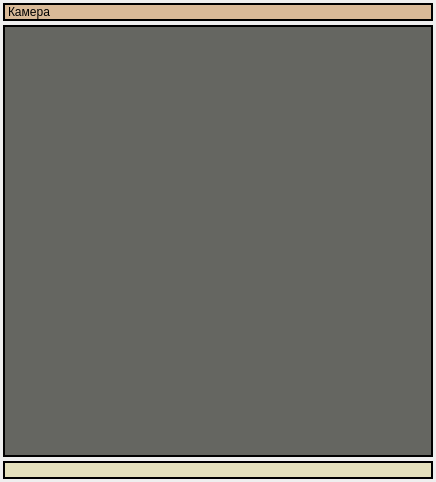
<?xml version="1.0" encoding="UTF-8"?>
<ui version="4.0">
 <class>WidgetProcessingImage</class>
 <widget class="QWidget" name="WidgetProcessingImage">
  <property name="geometry">
   <rect>
    <x>0</x>
    <y>0</y>
    <width>436</width>
    <height>482</height>
   </rect>
  </property>
  <property name="windowTitle">
   <string>Form</string>
  </property>
  <property name="styleSheet">
   <string notr="true">/* ---------------------------------------------------------------------------

    WARNING! File created programmatically. All changes made in this file will be lost!

    Created by the qtsass compiler v0.3.0

    The definitions are in the &quot;qdarkstyle.qss._styles.scss&quot; module

--------------------------------------------------------------------------- */
/* Light Style - QDarkStyleSheet ------------------------------------------ */
/*

See Qt documentation:

  - https://doc.qt.io/qt-5/stylesheet.html
  - https://doc.qt.io/qt-5/stylesheet-reference.html
  - https://doc.qt.io/qt-5/stylesheet-examples.html

--------------------------------------------------------------------------- */
/* Reset elements ------------------------------------------------------------

Resetting everything helps to unify styles across different operating systems

--------------------------------------------------------------------------- */
* {
  padding: 0px;
  margin: 0px;
  border: 0px;
  border-style: none;
  border-image: none;
  outline: 0;
}

/* specific reset for elements inside QToolBar */
QToolBar * {
  margin: 0px;
  padding: 0px;
}

/* QWidget ----------------------------------------------------------------

--------------------------------------------------------------------------- */
QWidget {
	/*background-color: #19232D;*/
	
	background-color: rgb(46, 65, 83);

  border: 0px solid #455364;
  padding: 0px;
  color: #E0E1E3;
  selection-background-color: #346792;
  selection-color: #E0E1E3;
}

QWidget:disabled {
  background-color: #19232D;
  color: #9DA9B5;
  selection-background-color: #26486B;
  selection-color: #9DA9B5;
}

QWidget::item:selected {
  background-color: #346792;
}

QWidget::item:hover:!selected {
  background-color: #1A72BB;
}

/* QMainWindow ------------------------------------------------------------

This adjusts the splitter in the dock widget, not qsplitter
https://doc.qt.io/qt-5/stylesheet-examples.html#customizing-qmainwindow

--------------------------------------------------------------------------- */
QMainWindow::separator {
  background-color: #455364;
  border: 0px solid #19232D;
  spacing: 0px;
  padding: 2px;
}

QMainWindow::separator:hover {
  background-color: #60798B;
  border: 0px solid #1A72BB;
}

QMainWindow::separator:horizontal {
  width: 5px;
  margin-top: 2px;
  margin-bottom: 2px;
  image: url(&quot;:/qss_icons/dark/rc/toolbar_separator_vertical.png&quot;);
}

QMainWindow::separator:vertical {
  height: 5px;
  margin-left: 2px;
  margin-right: 2px;
  image: url(&quot;:/qss_icons/dark/rc/toolbar_separator_horizontal.png&quot;);
}

/* QToolTip ---------------------------------------------------------------

https://doc.qt.io/qt-5/stylesheet-examples.html#customizing-qtooltip

--------------------------------------------------------------------------- */
QToolTip {
  background-color: #346792;
  color: #E0E1E3;
  /* If you remove the border property, background stops working on Windows */
  border: none;
  /* Remove padding, for fix combo box tooltip */
  padding: 0px;
  /* Remove opacity, fix #174 - may need to use RGBA */
}

/* QStatusBar -------------------------------------------------------------

https://doc.qt.io/qt-5/stylesheet-examples.html#customizing-qstatusbar

--------------------------------------------------------------------------- */
QStatusBar {
  border: 1px solid #455364;
  /* Fixes Spyder #9120, #9121 */
  background: #455364;
  /* Fixes #205, white vertical borders separating items */
}

QStatusBar::item {
  border: none;
}

QStatusBar QToolTip {
  background-color: #1A72BB;
  border: 1px solid #19232D;
  color: #19232D;
  /* Remove padding, for fix combo box tooltip */
  padding: 0px;
  /* Reducing transparency to read better */
  opacity: 230;
}

QStatusBar QLabel {
  /* Fixes Spyder #9120, #9121 */
  background: transparent;
}

/* QCheckBox --------------------------------------------------------------

https://doc.qt.io/qt-5/stylesheet-examples.html#customizing-qcheckbox

--------------------------------------------------------------------------- */
QCheckBox {
  background-color: #19232D;
  color: #E0E1E3;
  spacing: 4px;
  outline: none;
  padding-top: 4px;
  padding-bottom: 4px;
}

QCheckBox:focus {
  border: none;
}

QCheckBox QWidget:disabled {
  background-color: #19232D;
  color: #9DA9B5;
}

QCheckBox::indicator {
  margin-left: 2px;
  height: 14px;
  width: 14px;
}

QCheckBox::indicator:unchecked {
  image: url(&quot;:/qss_icons/dark/rc/checkbox_unchecked.png&quot;);
}

QCheckBox::indicator:unchecked:hover, QCheckBox::indicator:unchecked:focus, QCheckBox::indicator:unchecked:pressed {
  border: none;
  image: url(&quot;:/qss_icons/dark/rc/checkbox_unchecked_focus.png&quot;);
}

QCheckBox::indicator:unchecked:disabled {
  image: url(&quot;:/qss_icons/dark/rc/checkbox_unchecked_disabled.png&quot;);
}

QCheckBox::indicator:checked {
  image: url(&quot;:/qss_icons/dark/rc/checkbox_checked.png&quot;);
}

QCheckBox::indicator:checked:hover, QCheckBox::indicator:checked:focus, QCheckBox::indicator:checked:pressed {
  border: none;
  image: url(&quot;:/qss_icons/dark/rc/checkbox_checked_focus.png&quot;);
}

QCheckBox::indicator:checked:disabled {
  image: url(&quot;:/qss_icons/dark/rc/checkbox_checked_disabled.png&quot;);
}

QCheckBox::indicator:indeterminate {
  image: url(&quot;:/qss_icons/dark/rc/checkbox_indeterminate.png&quot;);
}

QCheckBox::indicator:indeterminate:disabled {
  image: url(&quot;:/qss_icons/dark/rc/checkbox_indeterminate_disabled.png&quot;);
}

QCheckBox::indicator:indeterminate:focus, QCheckBox::indicator:indeterminate:hover, QCheckBox::indicator:indeterminate:pressed {
  image: url(&quot;:/qss_icons/dark/rc/checkbox_indeterminate_focus.png&quot;);
}

/* QGroupBox --------------------------------------------------------------

https://doc.qt.io/qt-5/stylesheet-examples.html#customizing-qgroupbox

--------------------------------------------------------------------------- */
QGroupBox {
  font-weight: bold;
  border: 1px solid #455364;
  border-radius: 4px;
  padding: 2px;
  margin-top: 6px;
  margin-bottom: 4px;
}



QGroupBox::indicator {
  margin-left: 2px;
  margin-top: 2px;
  padding: 0;
  height: 14px;
  width: 14px;
}

QGroupBox::indicator:unchecked {
  border: none;
  image: url(&quot;:/qss_icons/dark/rc/checkbox_unchecked.png&quot;);
}

QGroupBox::indicator:unchecked:hover, QGroupBox::indicator:unchecked:focus, QGroupBox::indicator:unchecked:pressed {
  border: none;
  image: url(&quot;:/qss_icons/dark/rc/checkbox_unchecked_focus.png&quot;);
}

QGroupBox::indicator:unchecked:disabled {
  image: url(&quot;:/qss_icons/dark/rc/checkbox_unchecked_disabled.png&quot;);
}

QGroupBox::indicator:checked {
  border: none;
  image: url(&quot;:/qss_icons/dark/rc/checkbox_checked.png&quot;);
}

QGroupBox::indicator:checked:hover, QGroupBox::indicator:checked:focus, QGroupBox::indicator:checked:pressed {
  border: none;
  image: url(&quot;:/qss_icons/dark/rc/checkbox_checked_focus.png&quot;);
}

QGroupBox::indicator:checked:disabled {
  image: url(&quot;:/qss_icons/dark/rc/checkbox_checked_disabled.png&quot;);
}

/* QRadioButton -----------------------------------------------------------

https://doc.qt.io/qt-5/stylesheet-examples.html#customizing-qradiobutton

--------------------------------------------------------------------------- */
QRadioButton {
  background-color: #19232D;
  color: #E0E1E3;
  spacing: 4px;
  padding-top: 4px;
  padding-bottom: 4px;
  border: none;
  outline: none;
}

QRadioButton:focus {
  border: none;
}

QRadioButton:disabled {
  background-color: #19232D;
  color: #9DA9B5;
  border: none;
  outline: none;
}

QRadioButton QWidget {
  background-color: #19232D;
  color: #E0E1E3;
  spacing: 0px;
  padding: 0px;
  outline: none;
  border: none;
}

QRadioButton::indicator {
  border: none;
  outline: none;
  margin-left: 2px;
  height: 14px;
  width: 14px;
}

QRadioButton::indicator:unchecked {
  image: url(&quot;:/qss_icons/dark/rc/radio_unchecked.png&quot;);
}

QRadioButton::indicator:unchecked:hover, QRadioButton::indicator:unchecked:focus, QRadioButton::indicator:unchecked:pressed {
  border: none;
  outline: none;
  image: url(&quot;:/qss_icons/dark/rc/radio_unchecked_focus.png&quot;);
}

QRadioButton::indicator:unchecked:disabled {
  image: url(&quot;:/qss_icons/dark/rc/radio_unchecked_disabled.png&quot;);
}

QRadioButton::indicator:checked {
  border: none;
  outline: none;
  image: url(&quot;:/qss_icons/dark/rc/radio_checked.png&quot;);
}

QRadioButton::indicator:checked:hover, QRadioButton::indicator:checked:focus, QRadioButton::indicator:checked:pressed {
  border: none;
  outline: none;
  image: url(&quot;:/qss_icons/dark/rc/radio_checked_focus.png&quot;);
}

QRadioButton::indicator:checked:disabled {
  outline: none;
  image: url(&quot;:/qss_icons/dark/rc/radio_checked_disabled.png&quot;);
}

/* QMenuBar ---------------------------------------------------------------

https://doc.qt.io/qt-5/stylesheet-examples.html#customizing-qmenubar

--------------------------------------------------------------------------- */
QMenuBar {
  background-color: #455364;
  padding: 2px;
  border: 1px solid #19232D;
  color: #E0E1E3;
  selection-background-color: #1A72BB;
}

QMenuBar:focus {
  border: 1px solid #346792;
}

QMenuBar::item {
  background: transparent;
  padding: 4px;
}

QMenuBar::item:selected {
  padding: 4px;
  background: transparent;
  border: 0px solid #455364;
  background-color: #1A72BB;
}

QMenuBar::item:pressed {
  padding: 4px;
  border: 0px solid #455364;
  background-color: #1A72BB;
  color: #E0E1E3;
  margin-bottom: 0px;
  padding-bottom: 0px;
}

/* QMenu ------------------------------------------------------------------

https://doc.qt.io/qt-5/stylesheet-examples.html#customizing-qmenu

--------------------------------------------------------------------------- */
QMenu {
  border: 0px solid #455364;
  color: #E0E1E3;
  margin: 0px;
  background-color: #37414F;
  selection-background-color: #1A72BB;
}

QMenu::separator {
  height: 1px;
  background-color: #60798B;
  color: #E0E1E3;
}

QMenu::item {
  background-color: #37414F;
  padding: 4px 24px 4px 28px;
  /* Reserve space for selection border */
  border: 1px transparent #455364;
}

QMenu::item:selected {
  color: #E0E1E3;
  background-color: #1A72BB;
}

QMenu::item:pressed {
  background-color: #1A72BB;
}

QMenu::icon {
  padding-left: 10px;
  width: 14px;
  height: 14px;
}

QMenu::indicator {
  padding-left: 8px;
  width: 12px;
  height: 12px;
  /* non-exclusive indicator = check box style indicator (see QActionGroup::setExclusive) */
  /* exclusive indicator = radio button style indicator (see QActionGroup::setExclusive) */
}

QMenu::indicator:non-exclusive:unchecked {
  image: url(&quot;:/qss_icons/dark/rc/checkbox_unchecked.png&quot;);
}

QMenu::indicator:non-exclusive:unchecked:hover, QMenu::indicator:non-exclusive:unchecked:focus, QMenu::indicator:non-exclusive:unchecked:pressed {
  border: none;
  image: url(&quot;:/qss_icons/dark/rc/checkbox_unchecked_focus.png&quot;);
}

QMenu::indicator:non-exclusive:unchecked:disabled {
  image: url(&quot;:/qss_icons/dark/rc/checkbox_unchecked_disabled.png&quot;);
}

QMenu::indicator:non-exclusive:checked {
  image: url(&quot;:/qss_icons/dark/rc/checkbox_checked.png&quot;);
}

QMenu::indicator:non-exclusive:checked:hover, QMenu::indicator:non-exclusive:checked:focus, QMenu::indicator:non-exclusive:checked:pressed {
  border: none;
  image: url(&quot;:/qss_icons/dark/rc/checkbox_checked_focus.png&quot;);
}

QMenu::indicator:non-exclusive:checked:disabled {
  image: url(&quot;:/qss_icons/dark/rc/checkbox_checked_disabled.png&quot;);
}

QMenu::indicator:non-exclusive:indeterminate {
  image: url(&quot;:/qss_icons/dark/rc/checkbox_indeterminate.png&quot;);
}

QMenu::indicator:non-exclusive:indeterminate:disabled {
  image: url(&quot;:/qss_icons/dark/rc/checkbox_indeterminate_disabled.png&quot;);
}

QMenu::indicator:non-exclusive:indeterminate:focus, QMenu::indicator:non-exclusive:indeterminate:hover, QMenu::indicator:non-exclusive:indeterminate:pressed {
  image: url(&quot;:/qss_icons/dark/rc/checkbox_indeterminate_focus.png&quot;);
}

QMenu::indicator:exclusive:unchecked {
  image: url(&quot;:/qss_icons/dark/rc/radio_unchecked.png&quot;);
}

QMenu::indicator:exclusive:unchecked:hover, QMenu::indicator:exclusive:unchecked:focus, QMenu::indicator:exclusive:unchecked:pressed {
  border: none;
  outline: none;
  image: url(&quot;:/qss_icons/dark/rc/radio_unchecked_focus.png&quot;);
}

QMenu::indicator:exclusive:unchecked:disabled {
  image: url(&quot;:/qss_icons/dark/rc/radio_unchecked_disabled.png&quot;);
}

QMenu::indicator:exclusive:checked {
  border: none;
  outline: none;
  image: url(&quot;:/qss_icons/dark/rc/radio_checked.png&quot;);
}

QMenu::indicator:exclusive:checked:hover, QMenu::indicator:exclusive:checked:focus, QMenu::indicator:exclusive:checked:pressed {
  border: none;
  outline: none;
  image: url(&quot;:/qss_icons/dark/rc/radio_checked_focus.png&quot;);
}

QMenu::indicator:exclusive:checked:disabled {
  outline: none;
  image: url(&quot;:/qss_icons/dark/rc/radio_checked_disabled.png&quot;);
}

QMenu::right-arrow {
  margin: 5px;
  padding-left: 12px;
  image: url(&quot;:/qss_icons/dark/rc/arrow_right.png&quot;);
  height: 12px;
  width: 12px;
}

/* QAbstractItemView ------------------------------------------------------

https://doc.qt.io/qt-5/stylesheet-examples.html#customizing-qcombobox

--------------------------------------------------------------------------- */
QAbstractItemView {
  alternate-background-color: #19232D;
  color: #E0E1E3;
  border: 1px solid #455364;
  border-radius: 4px;
}

QAbstractItemView QLineEdit {
  padding: 2px;
}

/* QAbstractScrollArea ----------------------------------------------------

https://doc.qt.io/qt-5/stylesheet-examples.html#customizing-qabstractscrollarea

--------------------------------------------------------------------------- */
QAbstractScrollArea {
  background-color: #19232D;
  border: 1px solid #455364;
  border-radius: 4px;
  /* fix #159 */
  padding: 2px;
  /* remove min-height to fix #244 */
  color: #E0E1E3;
}

QAbstractScrollArea:disabled {
  color: #9DA9B5;
}

/* QScrollArea ------------------------------------------------------------

--------------------------------------------------------------------------- */
QScrollArea QWidget QWidget:disabled {
  background-color: #19232D;
}

/* QScrollBar -------------------------------------------------------------

https://doc.qt.io/qt-5/stylesheet-examples.html#customizing-qscrollbar

--------------------------------------------------------------------------- */
QScrollBar:horizontal {
  height: 16px;
  margin: 2px 16px 2px 16px;
  border: 1px solid #455364;
  border-radius: 4px;
  background-color: #19232D;
}

QScrollBar:vertical {
  background-color: #19232D;
  width: 16px;
  margin: 16px 2px 16px 2px;
  border: 1px solid #455364;
  border-radius: 4px;
}

QScrollBar::handle:horizontal {
  background-color: #60798B;
  border: 1px solid #455364;
  border-radius: 4px;
  min-width: 8px;
}

QScrollBar::handle:horizontal:hover {
  background-color: #346792;
  border: #346792;
  border-radius: 4px;
  min-width: 8px;
}

QScrollBar::handle:horizontal:focus {
  border: 1px solid #1A72BB;
}

QScrollBar::handle:vertical {
  background-color: #60798B;
  border: 1px solid #455364;
  min-height: 8px;
  border-radius: 4px;
}

QScrollBar::handle:vertical:hover {
  background-color: #346792;
  border: #346792;
  border-radius: 4px;
  min-height: 8px;
}

QScrollBar::handle:vertical:focus {
  border: 1px solid #1A72BB;
}

QScrollBar::add-line:horizontal {
  margin: 0px 0px 0px 0px;
  border-image: url(&quot;:/qss_icons/dark/rc/arrow_right_disabled.png&quot;);
  height: 12px;
  width: 12px;
  subcontrol-position: right;
  subcontrol-origin: margin;
}

QScrollBar::add-line:horizontal:hover, QScrollBar::add-line:horizontal:on {
  border-image: url(&quot;:/qss_icons/dark/rc/arrow_right.png&quot;);
  height: 12px;
  width: 12px;
  subcontrol-position: right;
  subcontrol-origin: margin;
}

QScrollBar::add-line:vertical {
  margin: 3px 0px 3px 0px;
  border-image: url(&quot;:/qss_icons/dark/rc/arrow_down_disabled.png&quot;);
  height: 12px;
  width: 12px;
  subcontrol-position: bottom;
  subcontrol-origin: margin;
}

QScrollBar::add-line:vertical:hover, QScrollBar::add-line:vertical:on {
  border-image: url(&quot;:/qss_icons/dark/rc/arrow_down.png&quot;);
  height: 12px;
  width: 12px;
  subcontrol-position: bottom;
  subcontrol-origin: margin;
}

QScrollBar::sub-line:horizontal {
  margin: 0px 3px 0px 3px;
  border-image: url(&quot;:/qss_icons/dark/rc/arrow_left_disabled.png&quot;);
  height: 12px;
  width: 12px;
  subcontrol-position: left;
  subcontrol-origin: margin;
}

QScrollBar::sub-line:horizontal:hover, QScrollBar::sub-line:horizontal:on {
  border-image: url(&quot;:/qss_icons/dark/rc/arrow_left.png&quot;);
  height: 12px;
  width: 12px;
  subcontrol-position: left;
  subcontrol-origin: margin;
}

QScrollBar::sub-line:vertical {
  margin: 3px 0px 3px 0px;
  border-image: url(&quot;:/qss_icons/dark/rc/arrow_up_disabled.png&quot;);
  height: 12px;
  width: 12px;
  subcontrol-position: top;
  subcontrol-origin: margin;
}

QScrollBar::sub-line:vertical:hover, QScrollBar::sub-line:vertical:on {
  border-image: url(&quot;:/qss_icons/dark/rc/arrow_up.png&quot;);
  height: 12px;
  width: 12px;
  subcontrol-position: top;
  subcontrol-origin: margin;
}

QScrollBar::up-arrow:horizontal, QScrollBar::down-arrow:horizontal {
  background: none;
}

QScrollBar::up-arrow:vertical, QScrollBar::down-arrow:vertical {
  background: none;
}

QScrollBar::add-page:horizontal, QScrollBar::sub-page:horizontal {
  background: none;
}

QScrollBar::add-page:vertical, QScrollBar::sub-page:vertical {
  background: none;
}

/* QTextEdit --------------------------------------------------------------

https://doc.qt.io/qt-5/stylesheet-examples.html#customizing-specific-widgets

--------------------------------------------------------------------------- */
QTextEdit {
  background-color: #19232D;
  color: #E0E1E3;
  border-radius: 4px;
  border: 1px solid #455364;
}

QTextEdit:focus {
  border: 1px solid #1A72BB;
}

QTextEdit:selected {
  background: #346792;
  color: #455364;
}

/* QPlainTextEdit ---------------------------------------------------------

--------------------------------------------------------------------------- */
QPlainTextEdit {
  background-color: #19232D;
  color: #E0E1E3;
  border-radius: 4px;
  border: 1px solid #455364;
}

QPlainTextEdit:focus {
  border: 1px solid #1A72BB;
}

QPlainTextEdit:selected {
  background: #346792;
  color: #455364;
}

/* QSizeGrip --------------------------------------------------------------

https://doc.qt.io/qt-5/stylesheet-examples.html#customizing-qsizegrip

--------------------------------------------------------------------------- */
QSizeGrip {
  background: transparent;
  width: 12px;
  height: 12px;
  image: url(&quot;:/qss_icons/dark/rc/window_grip.png&quot;);
}

/* QStackedWidget ---------------------------------------------------------

--------------------------------------------------------------------------- */
QStackedWidget {
  padding: 2px;
  border: 1px solid #455364;
  border: 1px solid #19232D;
}

/* QToolBar ---------------------------------------------------------------

https://doc.qt.io/qt-5/stylesheet-examples.html#customizing-qtoolbar

--------------------------------------------------------------------------- */
QToolBar {
  background-color: #455364;
  border-bottom: 1px solid #19232D;
  padding: 1px;
  font-weight: bold;
  spacing: 2px;
}

QToolBar:disabled {
  /* Fixes #272 */
  background-color: #455364;
}

QToolBar::handle:horizontal {
  width: 16px;
  image: url(&quot;:/qss_icons/dark/rc/toolbar_move_horizontal.png&quot;);
}

QToolBar::handle:vertical {
  height: 16px;
  image: url(&quot;:/qss_icons/dark/rc/toolbar_move_vertical.png&quot;);
}

QToolBar::separator:horizontal {
  width: 16px;
  image: url(&quot;:/qss_icons/dark/rc/toolbar_separator_horizontal.png&quot;);
}

QToolBar::separator:vertical {
  height: 16px;
  image: url(&quot;:/qss_icons/dark/rc/toolbar_separator_vertical.png&quot;);
}

QToolButton#qt_toolbar_ext_button {
  background: #455364;
  border: 0px;
  color: #E0E1E3;
  image: url(&quot;:/qss_icons/dark/rc/arrow_right.png&quot;);
}

/* QAbstractSpinBox -------------------------------------------------------

--------------------------------------------------------------------------- */
QAbstractSpinBox {
  background-color: #19232D;
  border: 1px solid #455364;
  color: #E0E1E3;
  /* This fixes 103, 111 */
  padding-top: 2px;
  /* This fixes 103, 111 */
  padding-bottom: 2px;
  padding-left: 4px;
  padding-right: 4px;
  border-radius: 4px;
  /* min-width: 5px; removed to fix 109 */
}

QAbstractSpinBox:up-button {
  background-color: transparent #19232D;
  subcontrol-origin: border;
  subcontrol-position: top right;
  border-left: 1px solid #455364;
  border-bottom: 1px solid #455364;
  border-top-left-radius: 0;
  border-bottom-left-radius: 0;
  margin: 1px;
  width: 12px;
  margin-bottom: -1px;
}

QAbstractSpinBox::up-arrow, QAbstractSpinBox::up-arrow:disabled, QAbstractSpinBox::up-arrow:off {
  image: url(&quot;:/qss_icons/dark/rc/arrow_up_disabled.png&quot;);
  height: 8px;
  width: 8px;
}

QAbstractSpinBox::up-arrow:hover {
  image: url(&quot;:/qss_icons/dark/rc/arrow_up.png&quot;);
}

QAbstractSpinBox:down-button {
  background-color: transparent #19232D;
  subcontrol-origin: border;
  subcontrol-position: bottom right;
  border-left: 1px solid #455364;
  border-top: 1px solid #455364;
  border-top-left-radius: 0;
  border-bottom-left-radius: 0;
  margin: 1px;
  width: 12px;
  margin-top: -1px;
}

QAbstractSpinBox::down-arrow, QAbstractSpinBox::down-arrow:disabled, QAbstractSpinBox::down-arrow:off {
  image: url(&quot;:/qss_icons/dark/rc/arrow_down_disabled.png&quot;);
  height: 8px;
  width: 8px;
}

QAbstractSpinBox::down-arrow:hover {
  image: url(&quot;:/qss_icons/dark/rc/arrow_down.png&quot;);
}

QAbstractSpinBox:hover {
  border: 1px solid #346792;
  color: #E0E1E3;
}

QAbstractSpinBox:focus {
  border: 1px solid #1A72BB;
}

QAbstractSpinBox:selected {
  background: #346792;
  color: #455364;
}

/* ------------------------------------------------------------------------ */
/* DISPLAYS --------------------------------------------------------------- */
/* ------------------------------------------------------------------------ */
/* QLabel -----------------------------------------------------------------

https://doc.qt.io/qt-5/stylesheet-examples.html#customizing-qframe

--------------------------------------------------------------------------- */
QLabel {
  background-color: #19232D;
  border: 0px solid #455364;
  padding: 2px;
  margin: 0px;
  color: #E0E1E3;
}

QLabel:disabled {
  background-color: #19232D;
  border: 0px solid #455364;
  color: #9DA9B5;
}

/* QTextBrowser -----------------------------------------------------------

https://doc.qt.io/qt-5/stylesheet-examples.html#customizing-qabstractscrollarea

--------------------------------------------------------------------------- */
QTextBrowser {
  background-color: #19232D;
  border: 1px solid #455364;
  color: #E0E1E3;
  border-radius: 4px;
}

QTextBrowser:disabled {
  background-color: #19232D;
  border: 1px solid #455364;
  color: #9DA9B5;
  border-radius: 4px;
}

QTextBrowser:hover, QTextBrowser:!hover, QTextBrowser:selected, QTextBrowser:pressed {
  border: 1px solid #455364;
}

/* QGraphicsView ----------------------------------------------------------

--------------------------------------------------------------------------- */
QGraphicsView {
  background-color: #19232D;
  border: 1px solid #455364;
  color: #E0E1E3;
  border-radius: 4px;
}

QGraphicsView:disabled {
  background-color: #19232D;
  border: 1px solid #455364;
  color: #9DA9B5;
  border-radius: 4px;
}

QGraphicsView:hover, QGraphicsView:!hover, QGraphicsView:selected, QGraphicsView:pressed {
  border: 1px solid #455364;
}

/* QCalendarWidget --------------------------------------------------------

--------------------------------------------------------------------------- */
QCalendarWidget {
  border: 1px solid #455364;
  border-radius: 4px;
}

QCalendarWidget:disabled {
  background-color: #19232D;
  color: #9DA9B5;
}

/* QLCDNumber -------------------------------------------------------------

--------------------------------------------------------------------------- */
QLCDNumber {
  background-color: #19232D;
  color: #E0E1E3;
}

QLCDNumber:disabled {
  background-color: #19232D;
  color: #9DA9B5;
}

/* QProgressBar -----------------------------------------------------------

https://doc.qt.io/qt-5/stylesheet-examples.html#customizing-qprogressbar

--------------------------------------------------------------------------- */
QProgressBar {
  background-color: #19232D;
  border: 1px solid #455364;
  color: #E0E1E3;
  border-radius: 4px;
  text-align: center;
}

QProgressBar:disabled {
  background-color: #19232D;
  border: 1px solid #455364;
  color: #9DA9B5;
  border-radius: 4px;
  text-align: center;
}

QProgressBar::chunk {
  background-color: #346792;
  color: #19232D;
  border-radius: 4px;
}

QProgressBar::chunk:disabled {
  background-color: #26486B;
  color: #9DA9B5;
  border-radius: 4px;
}

/* ------------------------------------------------------------------------ */
/* BUTTONS ---------------------------------------------------------------- */
/* ------------------------------------------------------------------------ */
/* QPushButton ------------------------------------------------------------

https://doc.qt.io/qt-5/stylesheet-examples.html#customizing-qpushbutton

--------------------------------------------------------------------------- */
QPushButton {
  background-color: #455364;
  color: #E0E1E3;
  border-radius: 4px;
  padding: 2px;
  outline: none;
  border: none;
}

QPushButton:disabled {
  background-color: #455364;
  color: #9DA9B5;
  border-radius: 4px;
  padding: 2px;
}

QPushButton:checked {
  background-color: #60798B;
  border-radius: 4px;
  padding: 2px;
  outline: none;
}

QPushButton:checked:disabled {
  background-color: #60798B;
  color: #9DA9B5;
  border-radius: 4px;
  padding: 2px;
  outline: none;
}

QPushButton:checked:selected {
  background: #60798B;
}

QPushButton:hover {
  background-color: #54687A;
  color: #E0E1E3;
}

QPushButton:pressed {
  background-color: #60798B;
}

QPushButton:selected {
  background: #60798B;
  color: #E0E1E3;
}

QPushButton::menu-indicator {
  subcontrol-origin: padding;
  subcontrol-position: bottom right;
  bottom: 4px;
}

QDialogButtonBox QPushButton {
  /* Issue #194 #248 - Special case of QPushButton inside dialogs, for better UI */
  min-width: 80px;
}

/* QToolButton ------------------------------------------------------------

https://doc.qt.io/qt-5/stylesheet-examples.html#customizing-qtoolbutton

--------------------------------------------------------------------------- */
QToolButton {
  background-color: #455364;
  color: #E0E1E3;
  border-radius: 4px;
  padding: 2px;
  outline: none;
  border: none;
  /* The subcontrols below are used only in the DelayedPopup mode */
  /* The subcontrols below are used only in the MenuButtonPopup mode */
  /* The subcontrol below is used only in the InstantPopup or DelayedPopup mode */
}

QToolButton:disabled {
  background-color: #455364;
  color: #9DA9B5;
  border-radius: 4px;
  padding: 2px;
}

QToolButton:checked {
  background-color: #60798B;
  border-radius: 4px;
  padding: 2px;
  outline: none;
}

QToolButton:checked:disabled {
  background-color: #60798B;
  color: #9DA9B5;
  border-radius: 4px;
  padding: 2px;
  outline: none;
}

QToolButton:checked:hover {
  background-color: #54687A;
  color: #E0E1E3;
}

QToolButton:checked:pressed {
  background-color: #60798B;
}

QToolButton:checked:selected {
  background: #60798B;
  color: #E0E1E3;
}

QToolButton:hover {
  background-color: #54687A;
  color: #E0E1E3;
}

QToolButton:pressed {
  background-color: #60798B;
}

QToolButton:selected {
  background: #60798B;
  color: #E0E1E3;
}

QToolButton[popupMode=&quot;0&quot;] {
  /* Only for DelayedPopup */
  padding-right: 2px;
}

QToolButton[popupMode=&quot;1&quot;] {
  /* Only for MenuButtonPopup */
  padding-right: 20px;
}

QToolButton[popupMode=&quot;1&quot;]::menu-button {
  border: none;
}

QToolButton[popupMode=&quot;1&quot;]::menu-button:hover {
  border: none;
  border-left: 1px solid #455364;
  border-radius: 0;
}

QToolButton[popupMode=&quot;2&quot;] {
  /* Only for InstantPopup */
  padding-right: 2px;
}

QToolButton::menu-button {
  padding: 2px;
  border-radius: 4px;
  width: 12px;
  border: none;
  outline: none;
}

QToolButton::menu-button:hover {
  border: 1px solid #346792;
}

QToolButton::menu-button:checked:hover {
  border: 1px solid #346792;
}

QToolButton::menu-indicator {
  image: url(&quot;:/qss_icons/dark/rc/arrow_down.png&quot;);
  height: 8px;
  width: 8px;
  top: 0;
  /* Exclude a shift for better image */
  left: -2px;
  /* Shift it a bit */
}

QToolButton::menu-arrow {
  image: url(&quot;:/qss_icons/dark/rc/arrow_down.png&quot;);
  height: 8px;
  width: 8px;
}

QToolButton::menu-arrow:hover {
  image: url(&quot;:/qss_icons/dark/rc/arrow_down_focus.png&quot;);
}

/* QCommandLinkButton -----------------------------------------------------

--------------------------------------------------------------------------- */
QCommandLinkButton {
  background-color: transparent;
  border: 1px solid #455364;
  color: #E0E1E3;
  border-radius: 4px;
  padding: 0px;
  margin: 0px;
}

QCommandLinkButton:disabled {
  background-color: transparent;
  color: #9DA9B5;
}

/* ------------------------------------------------------------------------ */
/* INPUTS - NO FIELDS ----------------------------------------------------- */
/* ------------------------------------------------------------------------ */
/* QComboBox --------------------------------------------------------------

https://doc.qt.io/qt-5/stylesheet-examples.html#customizing-qcombobox

--------------------------------------------------------------------------- */
QComboBox {
  border: 1px solid #455364;
  border-radius: 4px;
  selection-background-color: #346792;
  padding-left: 4px;
  padding-right: 4px;
  /* padding-right = 36; 4 + 16*2 See scrollbar size */
  /* changed to 4px to fix #239 */
  /* Fixes #103, #111 */
  min-height: 1.5em;
  /* padding-top: 2px;     removed to fix #132 */
  /* padding-bottom: 2px;  removed to fix #132 */
  /* min-width: 75px;      removed to fix #109 */
  /* Needed to remove indicator - fix #132 */
}

QComboBox QAbstractItemView {
  border: 1px solid #455364;
  border-radius: 0;
  background-color: #19232D;
  selection-background-color: #346792;
}

QComboBox QAbstractItemView:hover {
  background-color: #19232D;
  color: #E0E1E3;
}

QComboBox QAbstractItemView:selected {
  background: #346792;
  color: #455364;
}

QComboBox QAbstractItemView:alternate {
  background: #19232D;
}

QComboBox:disabled {
  background-color: #19232D;
  color: #9DA9B5;
}

QComboBox:hover {
  border: 1px solid #346792;
}

QComboBox:focus {
  border: 1px solid #1A72BB;
}

QComboBox:on {
  selection-background-color: #346792;
}

QComboBox::indicator {
  border: none;
  border-radius: 0;
  background-color: transparent;
  selection-background-color: transparent;
  color: transparent;
  selection-color: transparent;
  /* Needed to remove indicator - fix #132 */
}

QComboBox::indicator:alternate {
  background: #19232D;
}

QComboBox::item {
  /* Remove to fix #282, #285 and MR #288*/
  /*&amp;:checked {
            font-weight: bold;
        }

        &amp;:selected {
            border: 0px solid transparent;
        }
        */
}

QComboBox::item:alternate {
  background: #19232D;
}</string>
  </property>
  <layout class="QGridLayout" name="gridLayout">
   <property name="leftMargin">
    <number>3</number>
   </property>
   <property name="topMargin">
    <number>3</number>
   </property>
   <property name="rightMargin">
    <number>3</number>
   </property>
   <property name="bottomMargin">
    <number>3</number>
   </property>
   <property name="horizontalSpacing">
    <number>1</number>
   </property>
   <property name="verticalSpacing">
    <number>4</number>
   </property>
   <item row="1" column="0" colspan="2">
    <widget class="LabelImage" name="labelImageDisplay">
     <property name="sizePolicy">
      <sizepolicy hsizetype="MinimumExpanding" vsizetype="MinimumExpanding">
       <horstretch>0</horstretch>
       <verstretch>0</verstretch>
      </sizepolicy>
     </property>
     <property name="minimumSize">
      <size>
       <width>320</width>
       <height>320</height>
      </size>
     </property>
     <property name="maximumSize">
      <size>
       <width>460</width>
       <height>462</height>
      </size>
     </property>
     <property name="styleSheet">
      <string notr="true">QLabel
{
border: 2px solid line black;
	background-color: rgb(101, 102, 97);
}</string>
     </property>
     <property name="text">
      <string/>
     </property>
     <property name="scaledContents">
      <bool>true</bool>
     </property>
    </widget>
   </item>
   <item row="0" column="0" colspan="2">
    <widget class="QLabel" name="labelName">
     <property name="styleSheet">
      <string notr="true">QLabel
{
border: 2px solid line black;
	background-color: rgba(184, 105, 17,100);
	font: 700 12pt &quot;Ubuntu&quot;;
}</string>
     </property>
     <property name="text">
      <string>Камера</string>
     </property>
    </widget>
   </item>
   <item row="2" column="0" colspan="2">
    <widget class="QLabel" name="labelDataDisplay">
     <property name="styleSheet">
      <string notr="true">QLabel
{
border: 2px solid line black;
	
	background-color: rgba(191, 174, 23,60);
	font: 500 12pt &quot;Ubuntu&quot;;
}</string>
     </property>
     <property name="text">
      <string/>
     </property>
    </widget>
   </item>
  </layout>
 </widget>
 <customwidgets>
  <customwidget>
   <class>LabelImage</class>
   <extends>QLabel</extends>
   <header location="global">labelimage.h</header>
  </customwidget>
 </customwidgets>
 <resources/>
 <connections/>
</ui>
